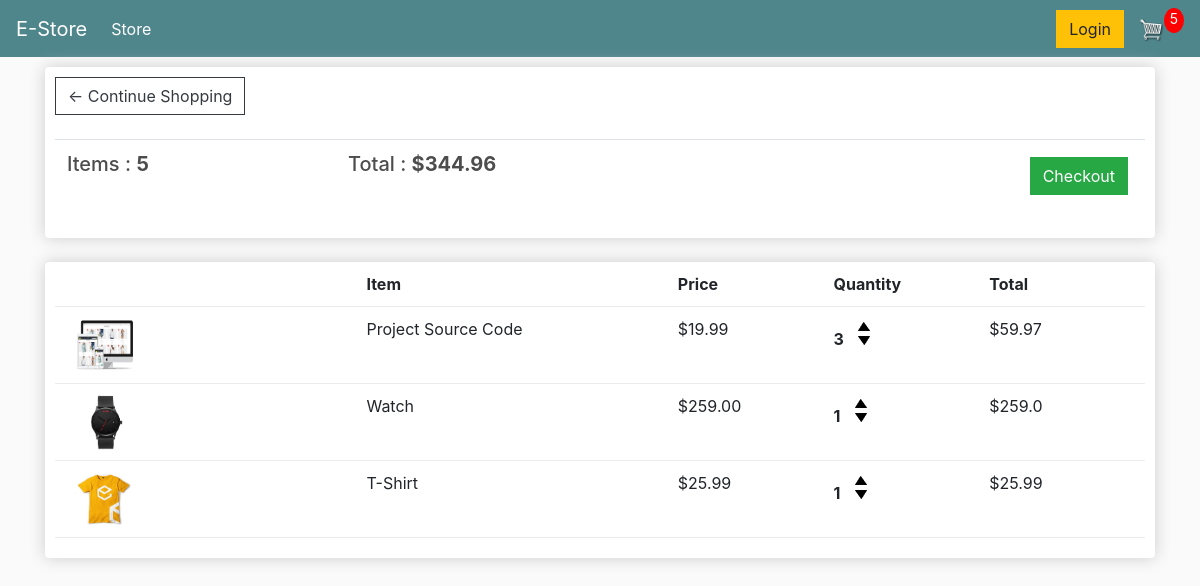
The page /cart/ (signed in) on the database as committed earlier.
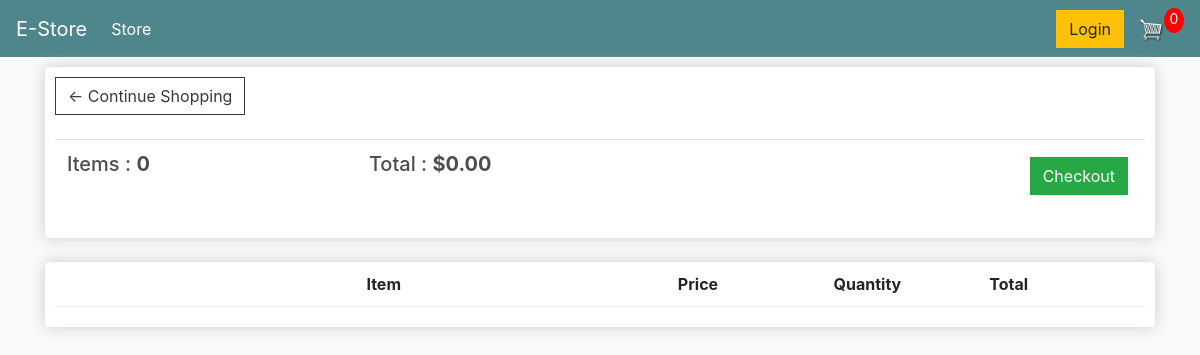
The same page on the database as committed later.
### store/models.py (models this page shows, shortened)
class Order(models.Model):
    customer=models.ForeignKey(Customer, on_delete=models.SET_NULL, blank=True, null=True)
    date_ordered=models.DateTimeField(auto_now_add=True)
    complete=models.BooleanField(default=False, null=True, blank=False)
    transaction_id=models.CharField(max_length=200, null=True)
    @property
    def get_cart_total(self):
        orderitems=self.orderitem_set.all()
        total=sum([item.get_total for item in orderitems])
        return total
    @property
    def get_cart_items(self):
        orderitems=self.orderitem_set.all()
        total=sum([item.quantity for item in orderitems])
        return total

class OrderItem(models.Model):
    product=models.ForeignKey(Product, on_delete=models.SET_NULL, blank=True, null=True)
    order=models.ForeignKey(Order, on_delete=models.SET_NULL, blank=True, null=True)
    quantity=models.IntegerField(default=0, null=True, blank=True)
    date_added=models.DateTimeField(auto_now_add=True)
    @property
    def get_total(self):
        total=self.product.price * self.quantity
        return total

class Product(models.Model):
    name=models.CharField(max_length=200, null=True)
    price=models.FloatField()
    digital=models.BooleanField(default=False, null=True, blank=False)
    image=models.ImageField(null=True, blank=True)
    @property
    def imageURL(self):
        try:
            url=self.image.url
        except:
            url=''
        return url

### store/views.py (the view)
# urls.py: path('cart/', views.cart, name="cart"),
def cart(request):
    if request.user.is_authenticated:
        customer=request.user.customer
        order,created=Order.objects.get_or_create(customer=customer, complete=False)
        items=order.orderitem_set.all()
        cartItems=order.get_cart_items
    else:
        items=[]
        order={'get_cart_total':0, 'get_cart_items':0, 'shipping':False}
        cartItems=order['get_cart_items']
    context={'items':items, 'order':order, 'cartItems':cartItems}
    return render(request, 'store/cart.html', context)

### store/templates/store/cart.html
{% extends 'store/main.html' %}
{% load static %}
{% block content %}
    <div class="row">
        <div class="col-lg-12">
            <div class="box-element">
                <a class="btn btn-outline-dark" href="{% url 'store' %}">&#x2190; Continue Shopping</a>
                <br>
                <br>
                <table class="table">
                    <tr>
                        <th><h5>Items : <strong>{{order.get_cart_items}}</strong></h5></th>
                        <th><h5>Total : <strong>${{order.get_cart_total|floatformat:2}}</strong></h5></th>
                        <th>
                            <a style="float: right; margin: 5px;" class="btn btn-success" href="{% url 'checkout' %}">Checkout</a>
                        </th>
                    </tr>
                </table>
            </div>
            <br>
            <div class="box-element">
                <div class="cart-row">
                    <div style="flex:2"></div>
                    <div style="flex:2"><strong>Item</strong></div>
                    <div style="flex:1"><strong>Price</strong></div>
                    <div style="flex:1"><strong>Quantity</strong></div>
                    <div style="flex:1"><strong>Total</strong></div>
                </div>
                {% for item in items %}
                <div class="cart-row">
                    <div style="flex:2"><img class="row-image" src="{{item.product.imageURL}}"></div>
                    <div style="flex:2">{{item.product.name}}</div>
                    <div style="flex:1">${{item.product.price|floatformat:2}}</div>
                    <div style="flex:1">
                        <p class="quantity">{{item.quantity}}</p>
						<div class="quantity">
							<img data-product="{{item.product.id}}" data-action="add" class="chg-quantity update-cart" src="{% static  'images/arrow-up.png' %}">
							<img data-product="{{item.product.id}}" data-action="remove" class="chg-quantity update-cart" src="{% static  'images/arrow-down.png' %}">
						</div>
                    </div>
                    <div style="flex:1">${{item.get_total}}</div>
                </div>
                {% endfor %}
            </div>
        </div>
    </div>
{% endblock %}

Rows that differ between the two databases and show on the page:
no longer on this page (row edited): Order: get_cart_items "5", get_cart_total "344.96"
removed OrderItem: product.imageURL (picture), product.name "Project Source Code", product.price "19.99", quantity "3", get_total "59.97"
no longer on this page (row edited): OrderItem: product.imageURL (picture), product.name "Watch", product.price "259.00", quantity "1", get_total "259.0"
removed OrderItem: product.imageURL (picture), product.name "T-Shirt", product.price "25.99", quantity "1", get_total "25.99"
added Order: get_cart_items "0", get_cart_total "0.00"
Other text that changed with them:
{{ cartItems }}: "5" → "0"
